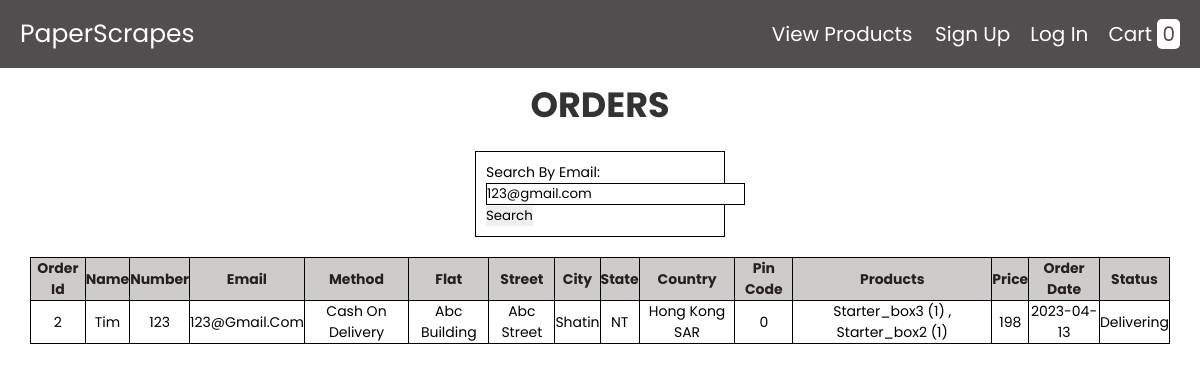
The app's page /search.php?email=123@gmail.com with its own data.
### tables this page shows
CREATE TABLE `order` (
  `id` int(255) NOT NULL,
  `name` varchar(100) NOT NULL,
  `number` varchar(12) NOT NULL,
  `email` varchar(255) NOT NULL,
  `method` varchar(100) NOT NULL,
  `flat` varchar(100) NOT NULL,
  `street` varchar(100) NOT NULL,
  `city` varchar(100) NOT NULL,
  `state` varchar(100) NOT NULL,
  `country` varchar(100) NOT NULL,
  `pin_code` int(10) NOT NULL,
  `total_products` varchar(255) NOT NULL,
  `total_price` varchar(255) NOT NULL,
  `ord_date` date NOT NULL DEFAULT current_timestamp(),
  `status` int(255) NOT NULL DEFAULT 1
);

### search.php (the view, shortened to what this page needs)
<?php @include 'config.php'; ?>
<!DOCTYPE html>
<html lang="en">
<head>
   <link rel="stylesheet" href="https://cdnjs.cloudflare.com/ajax/libs/font-awesome/6.0.0/css/all.min.css">
   <link rel="stylesheet" href="css/style.css">
</head>
<body>
<?php include 'header.php'; ?>
<div class="container2">
    <h1 class="heading">Orders</h1>
    <div  class="search-form">
        <form action="" method="GET">
            <label for="email">Search By Email:</label>
            <input type="text" id="email" name="email" class="input" autocorrect="none" autoCapitalize="none" value="<?php if(isset($_GET['email'])){echo $_GET['email'];} ?>" required>
            <button type="submit">Search</button>
        </form>
    </div>
    <section>
    <table border='1' >
        <tr>
            <th>order id</th>
            <th>name</th>
            <th>number</th>
            <th>email</th>
            <th>method</th>
            <th>flat</th>
            <th>street</th>
            <th>city</th>
            <th>state</th>
            <th>country</th>
            <th>pin code</th>
            <th>products</th>
            <th>price</th>
            <th>order date</th>
            <th>status</th>
        </tr>
        <?php
         if(isset($_GET['email']))
         {
             $email = $_GET['email'];
             $query = "SELECT * FROM `order` WHERE email='$email' ";
             $query_run = mysqli_query($conn, $query);
             if(mysqli_num_rows($query_run) > 0)
             {
                while ($row=mysqli_fetch_assoc($query_run)) { ?>
                    <tr>
                         <td><?php echo $row['id'] ?></td>
                         <td><?php echo $row['name'] ?></td>
                         <td><?php echo $row['number'] ?></td>
                         <td><?php echo $row['email'] ?></td>
                         <td><?php echo $row['method'] ?></td>
                         <td><?php echo $row['flat'] ?></td>
                         <td><?php echo $row['street'] ?></td>
                         <td><?php echo $row['city'] ?></td>
                         <td><?php echo $row['state'] ?></td>
                         <td><?php echo $row['country'] ?></td>
                         <td><?php echo $row['pin_code'] ?></td>
                         <td><?php echo $row['total_products'] ?></td>
                         <td><?php echo $row['total_price'] ?></td>
                         <td><?php echo $row['ord_date'] ?></td>
                         <td>
                              <?php
                              if ($row['status']==1) {
                                   echo "Preparing";
                              }if ($row['status']==2) {
                                   echo "Delivering";
                              }if ($row['status']==3) {
                                   echo "Arrived";
                              }
                              ?>
                         </td>
                    </tr>
              <?php      }
             }
            }
        ?>
    </table>
    </section>
</div>
</body>
</html>

### css/style.css (style rules this page uses)
:root { --grey:#524d4f; --red:tomato; --orange:orange; --black:#333; --white:#fff; --bg-color:#eee; --dark-bg:rgba(0,0,0,.7); --box-shadow:0 .5rem 1rem rgba(0,0,0,.1); --border:.1rem solid #999; }
* { font-family: 'Poppins', sans-serif; margin:0; padding:0; box-sizing: border-box; outline: none; border:none; text-decoration: none; text-transform: capitalize; }
html { font-size: 62.5%; overflow-x: hidden; }
section { padding:2rem; height: 100%; width: 100%; justify-content: center; align-items: center; }
.heading { text-align: center; font-size: 3.5rem; text-transform: uppercase; color:var(--black); margin-bottom: 2rem; }
.container2 { padding: 10px; margin-left: auto; margin-right: auto; }
.container2 table { margin-left: auto; margin-right: auto; border-collapse: collapse; font-size: 1.4rem; text-align: center; }
.container2 table th { background: rgb(206, 203, 203); color: #272020; border: 1px solid black; margin-left: auto; margin-right: auto; }
.container2 table td { border: 1px solid black; margin-left: auto; margin-right: auto; }
.search-form { font-size: 1.4rem; padding: 1rem; width: 250px; margin-left: auto; margin-right: auto; border: 1px solid black; }
.search-form .input { text-transform: none; border: 1px solid black; }

### records on screen
order: id "2", name "Tim", number "123", email "123@gmail.com", method "Cash On Delivery", flat "Abc Building", street "Abc Street", city "Shatin", state "NT", country "Hong Kong SAR", pin_code "0", total_products "Starter_box3 (1) , Starter_box2 (1)", total_price "198", ord_date "2023-04-13", status "Delivering"

### other values on screen
$row_count "0"
